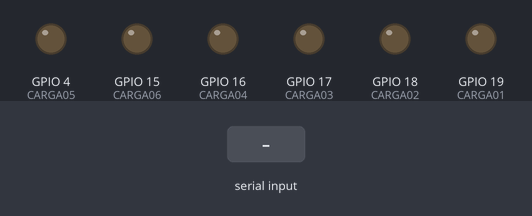
The sketch below on a simulated ESP32. On the bench: output pins drawn as LEDs (lit = HIGH). The inputs (shaded band) are chosen by the test bench.

Above: at 1.2 s.
1.3 s: "A" received over Serial
At 1.6 s:
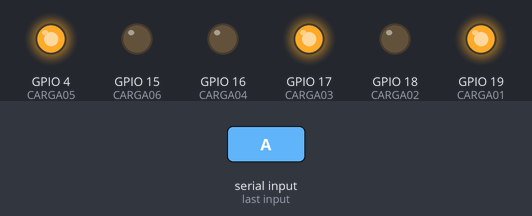
2.8 s: "B" received over Serial
At 3.9 s:
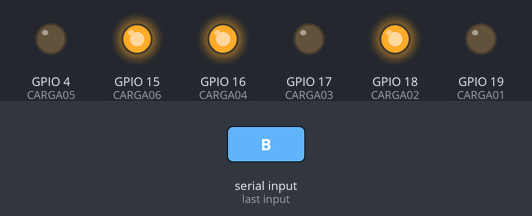
4.3 s: "a" received over Serial
At 5.0 s:
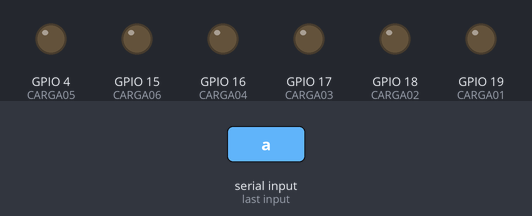
Timing chart, 0 to 7.3 s (numbered marks = the images above; inputs shaded):
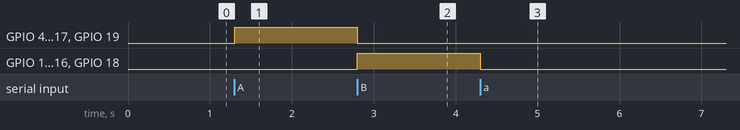

Measured:
- after the input at 1.3 s, GPIO 4 (CARGA05), GPIO 17 (CARGA03), GPIO 19 (CARGA01): LOW → HIGH at once
- after the input at 2.8 s, GPIO 4 (CARGA05), GPIO 17 (CARGA03), GPIO 19 (CARGA01): HIGH → LOW at once; GPIO 15 (CARGA06), GPIO 16 (CARGA04), GPIO 18 (CARGA02): LOW → HIGH at once
- after the input at 4.3 s, GPIO 15 (CARGA06), GPIO 16 (CARGA04), GPIO 18 (CARGA02): HIGH → LOW at once

The sketch:

Aula04_Serial_Funcoes.ino
```cpp
#define CARGA01 19
#define CARGA02 18
#define CARGA03 17
#define CARGA04 16
#define CARGA05 4
#define CARGA06 15

char DADO;

void setup() {
  Serial.begin(115200);
  pinMode(CARGA01, OUTPUT);
  pinMode(CARGA02, OUTPUT);
  pinMode(CARGA03, OUTPUT);
  pinMode(CARGA04, OUTPUT);
  pinMode(CARGA05, OUTPUT);
  pinMode(CARGA06, OUTPUT);
}

void ligaImpar(){
    digitalWrite(CARGA01, HIGH);
    digitalWrite(CARGA02, LOW);
    digitalWrite(CARGA03, HIGH);
    digitalWrite(CARGA04, LOW);
    digitalWrite(CARGA05, HIGH);
    digitalWrite(CARGA06, LOW);
}

void desligaImpar(){
    digitalWrite(CARGA01, LOW);
    digitalWrite(CARGA02, LOW);
    digitalWrite(CARGA03, LOW);
    digitalWrite(CARGA04, LOW);
    digitalWrite(CARGA05, LOW);
    digitalWrite(CARGA06, LOW);
  }

  void ligaPar(){
    digitalWrite(CARGA01, LOW);
    digitalWrite(CARGA02, HIGH);
    digitalWrite(CARGA03, LOW);
    digitalWrite(CARGA04, HIGH);
    digitalWrite(CARGA05, LOW);
    digitalWrite(CARGA06, HIGH);
  }

void desligaPar(){
  digitalWrite(CARGA01, LOW);
  digitalWrite(CARGA02, LOW);
  digitalWrite(CARGA03, LOW);
  digitalWrite(CARGA04, LOW);
  digitalWrite(CARGA05, LOW);
  digitalWrite(CARGA06, LOW);
  }

void loop() {
  DADO = Serial.read();
  if(DADO == 'A'){
    ligaImpar();
  }
  if(DADO == 'a'){
    desligaImpar();
  }
  if(DADO == 'B'){
    ligaPar();
  }
  if(DADO == 'b'){
    desligaPar();
  }
}
```
